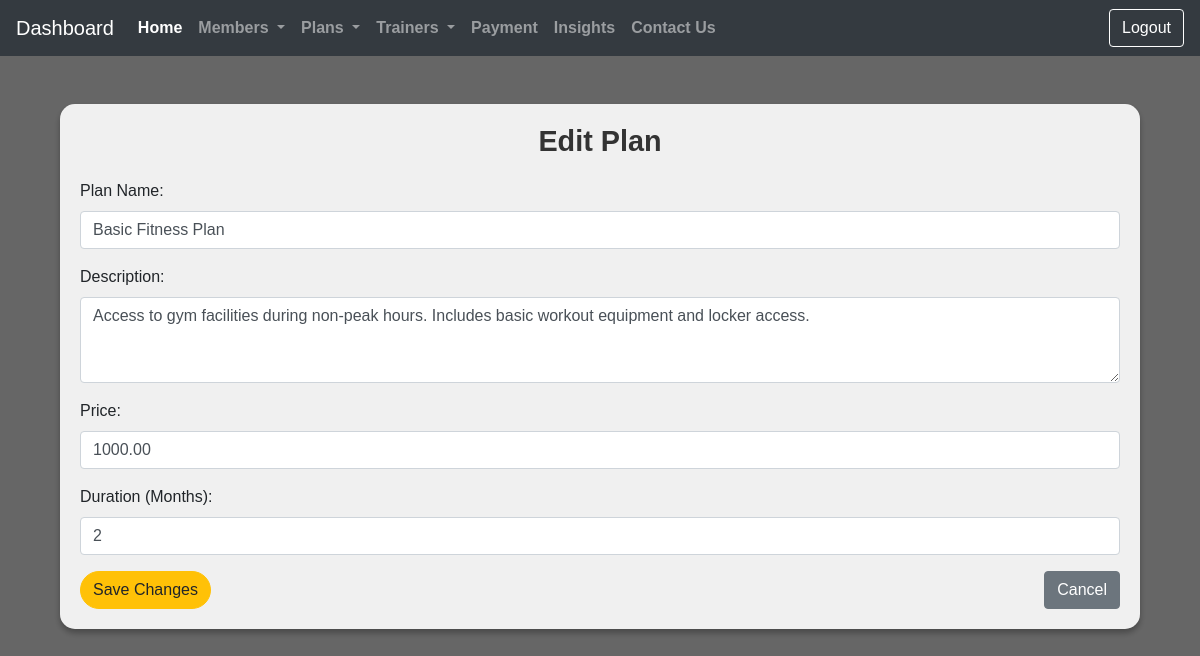
The app's page /dashboard/edit_plan/1/ with its own data.
### homeApp/models.py (models this page shows, shortened)
class Plan(models.Model):
    plan_id = models.AutoField(primary_key=True)
    plan_name = models.CharField(max_length=100)
    description = models.TextField()
    price = models.DecimalField(max_digits=10, decimal_places=2)
    duration_months = models.PositiveIntegerField()

### homeApp/views.py (the view, shortened to what this page needs)
# urls.py: path('dashboard/edit_plan/<int:plan_id>/', views.edit_plan, name='edit_plan'),
def edit_plan(request, plan_id):
    plan = get_object_or_404(Plan, plan_id=plan_id)
    return render(request, 'EditPlan.html', {'plan': plan})

### templates/EditPlan.html (shortened to what this page needs)
{% extends 'base.html' %}
{% load static %}
{% block content %}
<div class="container mt-5">
    <div class="form-container">
        <h3>Edit Plan</h3>
        <form action="" method="POST">
            <div class="mb-3">
                <label for="planName" class="form-label">Plan Name:</label>
                <input type="text" class="form-control" id="planName" name="plan_name" value="{{ plan.plan_name }}" placeholder="Enter plan name" required>
            </div>
            <div class="mb-3">
                <label for="description" class="form-label">Description:</label>
                <textarea class="form-control" id="description" name="description" rows="3" placeholder="Enter plan description" required>{{ plan.description }}</textarea>
            </div>
            <div class="mb-3">
                <label for="price" class="form-label">Price:</label>
                <input type="number" step="0.01" class="form-control" id="price" name="price" value="{{ plan.price }}" placeholder="Enter price" required>
            </div>
            <div class="mb-3">
                <label for="duration" class="form-label">Duration (Months):</label>
                <input type="number" class="form-control" id="duration" name="duration_months" value="{{ plan.duration_months }}" placeholder="Enter duration in months" required>
            </div>
            <div class="d-flex justify-content-between">
                <button type="submit" class="btn btn-warning">Save Changes</button>
                <a href="{% url 'view_plans' %}" class="btn btn-secondary">Cancel</a>
            </div>
        </form>
    </div>
</div>
{% endblock %}

### records on screen
Plan: plan_name "Basic Fitness Plan", description "Access to gym facilities during non-peak hours. Includes basic workout equipment and locker access.", price "1000.00", duration_months "2"
